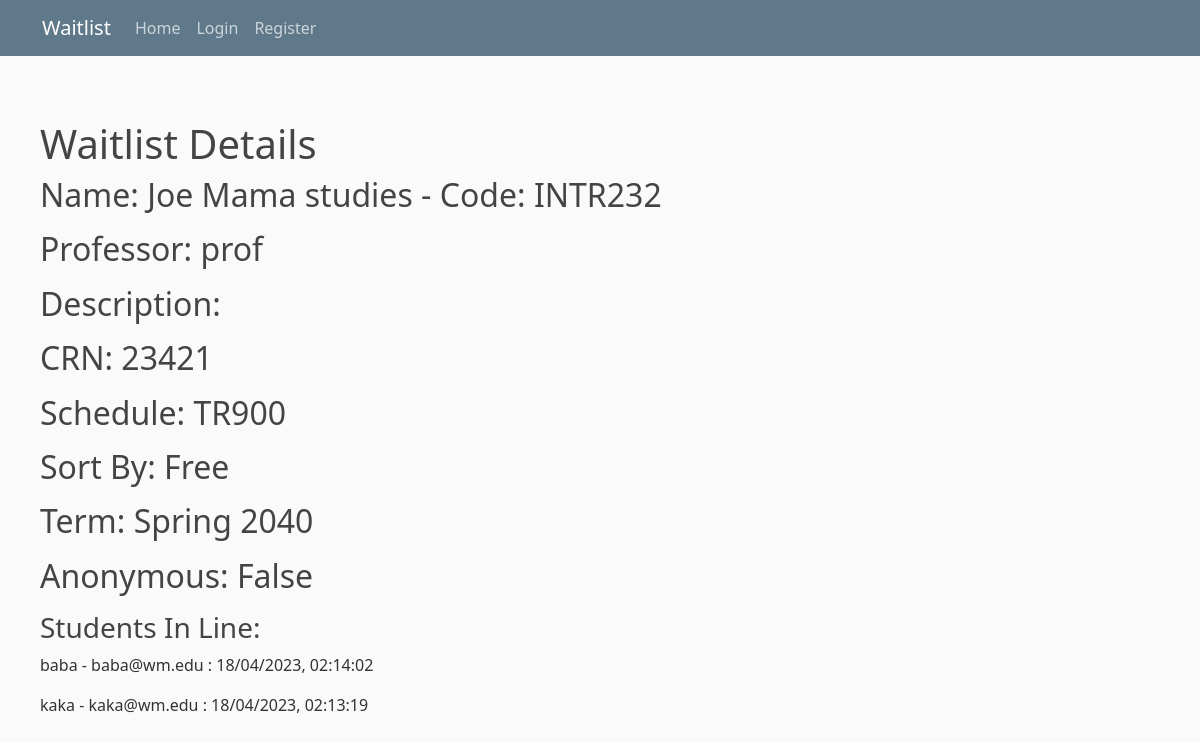
Before: /studenthome/6/detail/ with the older database file.
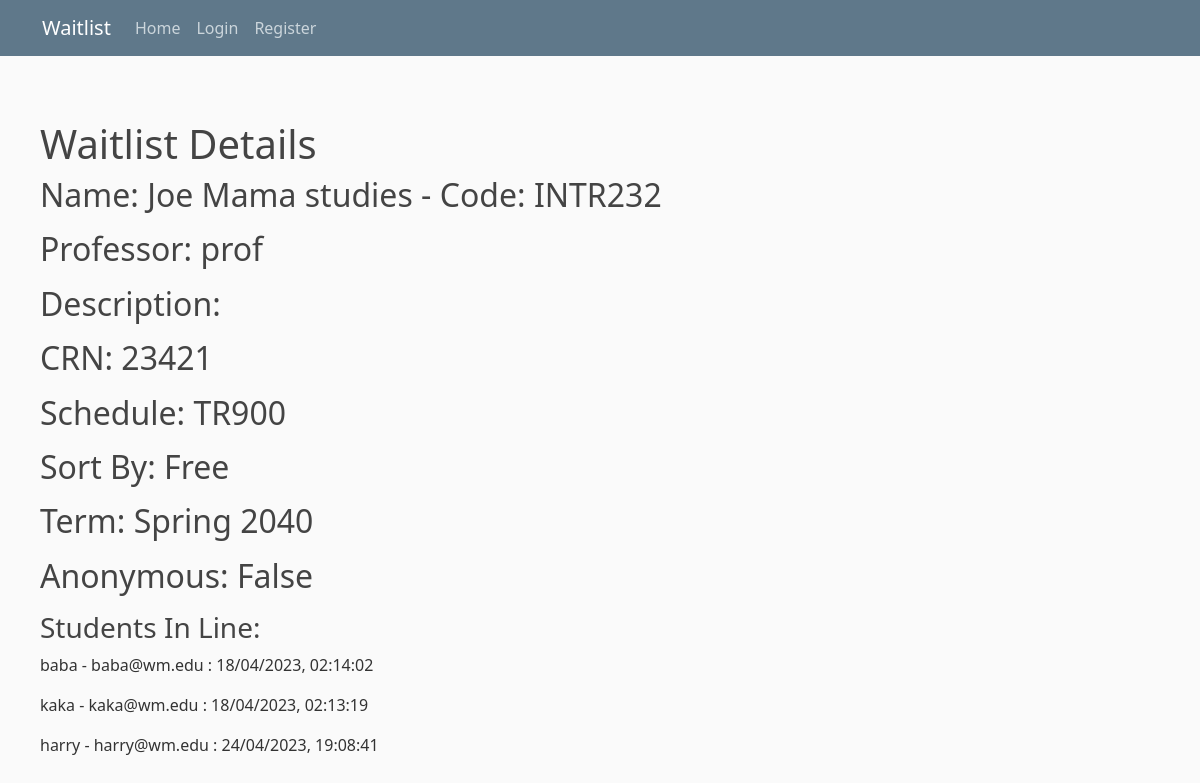
After: the same page with the newer database file.
### studentview/models.py (models this page shows)
class StudentTicket(models.Model):
    class_waitlist = models.ForeignKey(ClassWaitlist, on_delete=models.CASCADE)
    date_joined = models.DateTimeField("date joined")
    student = models.ForeignKey(User, on_delete=models.CASCADE)
    position = models.IntegerField(default=0)  # Add this line
    waitlist_status = models.CharField(max_length=1, default="p" ) #a = accept r = reject p = pending
    def __str__(self):
        return str(self.student) + " - " + str(self.student.email) + ' : ' + str(self.date_joined.strftime("%d/%m/%Y, %H:%M:%S"))

### studentview/views.py (the view)
# urls.py: path("<int:pk>/detail/", views.DetailView.as_view(), name='detail'),
class DetailView(generic.DetailView):
    model = ClassWaitlist
    template_name = 'studentview/detail.html'
    def get_context_data(self, **kwargs):
        print(kwargs)
        context = super().get_context_data(**kwargs)
        context['isProfessor'] = self.request.user.groups.filter(name='Professor').exists()
        context['ownsClass'] = self.request.user.id == kwargs['object'].professor.pk
        context['anonymous_waitlist'] = kwargs['object'].anonymous_waitlist
        return context

### studentview/models.py (called while the page is built)
    def __str__(self):
        return self.className

### studentview/templates/studentview/detail.html (shortened to what this page needs)
{% extends "studentview/base.html" %}
{% block content %}
<div style="padding:40px">
        <h1>Waitlist Details</h1>
        <legend> <h2> Name: {{ classwaitlist.className }}  - Code: {{ classwaitlist.classCode}} </h2> </legend>
        <legend> <h2> Professor: {{ classwaitlist.professor }} </h2> </legend>
        <legend> <h2> Description: {{ classwaitlist.classDescription }} </h2> </legend>
        <legend> <h2> CRN: {{ classwaitlist.crn }} </h2> </legend>
        <legend> <h2> Schedule: {{ classwaitlist.schedule }} </h2> </legend>
        <legend> <h2> Sort By: {{ classwaitlist.sortType }} </h2> </legend>
        <legend> <h2> Term: {{ classwaitlist.term }} </h2> </legend>
        <legend> <h2> Anonymous: {{ classwaitlist.anonymous_waitlist }} </h2> </legend>
        <h3 style="margin-top:20px"> Students In Line: </h3>
        {% for studentticket in classwaitlist.studentticket_set.all|dictsort:"position" %}
            <p>
                {% if classwaitlist.anonymous_waitlist and not isProfessor and studentticket.student != user %}
                    Anonymous Student
                {% else %}
                    {{ studentticket }}
                {% endif %}
            </p>
        {% endfor %}
</div>
{% endblock content %}

Changed rows visible on the page:
added StudentTicket: student+date_joined "harry - harry@wm.edu : 24/04/2023, 19:08:41"
